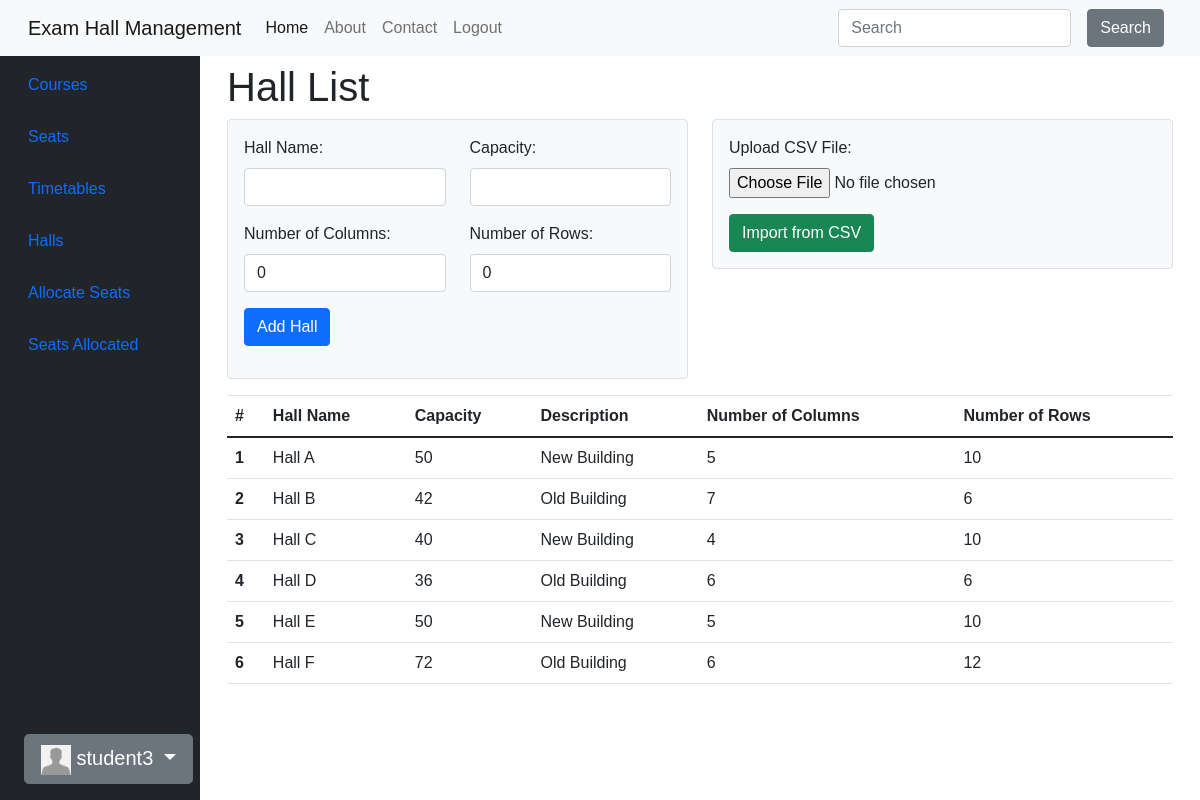
Page /main/halls/ (signed in) on the committed database.
### accounts/models.py (models this page shows, shortened)
class CustomUser(AbstractUser):
    email = models.EmailField(unique=True)
    first_name = models.CharField(max_length=30)
    middle_name = models.CharField(max_length=30, blank=True, null=True)
    last_name = models.CharField(max_length=30)
    date_of_birth = models.DateField(null=True, blank=True)
    user_type = models.CharField(max_length=20, verbose_name="User Type")
    slug = models.SlugField(unique=True, blank=True, null=True)
    objects = CustomUserManager()

class Profile(models.Model):
    user = models.OneToOneField(CustomUser, on_delete=models.CASCADE)
    avatar = models.ImageField(
        default='avatar.jpg', # default avatar
        upload_to='profile_avatars' # dir to store the image
    )

### main/models.py (models this page shows, shortened)
class Hall(models.Model):
    invigilators = models.ManyToManyField('accounts.Invigilator', related_name='halls', blank=True)
    name = models.CharField(max_length=100)
    capacity = models.PositiveIntegerField()
    description = models.CharField(max_length=256)
    courses = models.ManyToManyField('Course')
    num_columns = models.PositiveIntegerField(default=0)
    num_rows = models.PositiveIntegerField(default=0)

### main/views.py (the view, shortened to what this page needs)
# urls.py: path('halls/', HallCreateView.as_view(), name='halls'),
class HallCreateView(View):
    template_name = 'main/halls.html'
    def get(self, request, *args, **kwargs):
        halls = Hall.objects.all()
        form = HallForm()
        return render(request, self.template_name, {'halls': halls, 'form': form})

### main/forms.py
class HallForm(forms.ModelForm):
    invigilators = forms.ModelMultipleChoiceField(
        queryset=CustomUser.objects.all(),
        widget=forms.CheckboxSelectMultiple,
        required=False
    )
    class Meta:
        model = Hall
        fields = ['name', 'capacity', 'description', 'courses',
                  'num_columns', 'num_rows', 'invigilators']
    def __init__(self, *args, **kwargs):
        super(HallForm, self).__init__(*args, **kwargs)
        self.fields['name'].label = 'Hall Name'

### main/templates/main/halls.html (shortened to what this page needs)
{% extends 'main/base.html' %}
{% load widget_tweaks %}
{% block content %}
    <h1>Hall List</h1>
    <div class="row mb-3">
        <div class="col-md-6">
            <div class="form-container bg-light p-3 rounded border">
                <form method="post" enctype="multipart/form-data">
                    <div class="form-group row">
                        <div class="col-md-6">
                            <label for="{{ form.name.id_for_label }}">Hall Name:</label>
                            {{ form.name|add_class:"form-control" }}
                        </div>
                        <div class="col-md-6">
                            <label for="{{ form.capacity.id_for_label }}">Capacity:</label>
                            {{ form.capacity|add_class:"form-control" }}
                        </div>
                        <div class="col-md-6 mt-3">
                            <label for="{{ form.num_columns.id_for_label }}">Number of Columns:</label>
                            {{ form.num_columns|add_class:"form-control" }}
                        </div>
                        <div class="col-md-6 mt-3">
                            <label for="{{ form.num_rows.id_for_label }}">Number of Rows:</label>
                            {{ form.num_rows|add_class:"form-control" }}
                        </div>
                        <div class="col-md-12 mt-3">
                            <button type="submit" class="btn btn-primary">Add Hall</button>
                        </div>
                    </div>
                </form>
            </div>
        </div>
        <div class="col-md-6">
            <div class="form-container bg-light p-3 rounded border">
                <form method="post" enctype="multipart/form-data">
                    <div class="form-group">
                        <label for="csv_file">Upload CSV File:</label>
                        <input class="form-control-file" type="file" name="csv_file" required>
                    </div>
                    <div class="mt-3">
                        <button type="submit" class="btn btn-success">Import from CSV</button>
                    </div>
                </form>
            </div>
        </div>
    </div>
    <table class="table">
        <thead>
            <tr>
                <th scope="col">#</th>
                <th scope="col">Hall Name</th>
                <th scope="col">Capacity</th>
                <th scope="col">Description</th>
                <th scope="col">Number of Columns</th>
                <th scope="col">Number of Rows</th>
            </tr>
        </thead>
        <tbody>
            {% for hall in halls %}
                <tr>
                    <th scope="row">{{ forloop.counter }}</th>
                    <td>{{ hall.name }}</td>
                    <td>{{ hall.capacity }}</td>
                    <td>{{ hall.description }}</td>
                    <td>{{ hall.num_columns }}</td>
                    <td>{{ hall.num_rows }}</td>
                </tr>
            {% endfor %}
        </tbody>
    </table>
{% endblock %}

### main/templates/main/base.html (shortened to what this page needs)
<!DOCTYPE html>
<html lang="en">
<head>
    <link rel="stylesheet" href="https://stackpath.bootstrapcdn.com/bootstrap/4.5.2/css/bootstrap.min.css">
    <link href="https://cdn.jsdelivr.net/npm/bootstrap@5.0.2/dist/css/bootstrap.min.css" rel="stylesheet">
    <link rel="stylesheet" href="https://cdnjs.cloudflare.com/ajax/libs/font-awesome/5.15.1/css/all.min.css">
    <link href="https://cdn.jsdelivr.net/npm/bootstrap@5.0.2/dist/css/bootstrap.min.css" rel="stylesheet">
</head>
<body>
    <nav class="navbar navbar-expand-lg navbar-light bg-light fixed-top">
        <div class="container-fluid">
            <a class="navbar-brand" href="{% url 'index' %}">Exam Hall Management</a>
            <div class="collapse navbar-collapse" id="navbarColor04">
                <ul class="navbar-nav me-auto">
                    <li class="nav-item">
                        <a class="nav-link active" href="{% url 'index' %}">Home</a>
                    </li>
                    <li class="nav-item">
                        <a class="nav-link" href="{% url 'about' %}">About</a>
                    </li>
                    <li class="nav-item">
                        <a class="nav-link" href="{% url 'contact' %}">Contact</a>
                    </li>
                    {% if user.is_authenticated %}
                    <li class="nav-item">
                        <a class="nav-link" href="{% url 'accounts:logout' %}">Logout</a>
                    </li>
                    {% endif %}
                </ul>
                <form class="d-flex">
                    <input class="form-control me-sm-2" type="search" placeholder="Search">
                    <button class="btn btn-secondary mx-2 my-2 my-sm-0" type="submit">Search</button>
                </form>
            </div>
        </div>
    </nav>
    <div class="container-fluid">
        <div class="row flex-nowrap">
            <div class="col-auto col-md-3 col-xl-2 px-sm-2 px-0 bg-dark" #sidebar>
                <div class="d-flex flex-column align-items-center align-items-sm-start px-3 pt-2 text-white min-vh-100">
                    <ul class="nav nav-pills flex-column mb-sm-auto mb-0 align-items-center align-items-sm-start mt-5" id="menu">
                        <li>
                            <a href="{% url 'main:courses' %}" class="nav-link px-0 align-middle">
                             <span class="ms-1 d-none d-sm-inline">Courses</span></a>
                        </li>
                        <li>
                            <a href="{% url 'main:seats' %}" class="nav-link px-0 align-middle">
                             <span class="ms-1 d-none d-sm-inline">Seats</span></a>
                        </li>
                        <li>
                            <a href="{% url 'main:timetables' %}" class="nav-link px-0 align-middle">
                             <span class="ms-1 d-none d-sm-inline">Timetables</span></a>
                        </li>
                        <li>
                            <a href="{% url 'main:halls' %}" class="nav-link px-0 align-middle">
                             <span class="ms-1 d-none d-sm-inline">Halls</span></a>
                        </li>
                        <li>
                            <a href="{% url 'main:allocate' %}" class="nav-link px-0 align-middle">
                                 <span class="ms-1 d-none d-sm-inline">Allocate Seats</span>
                            </a>
                        </li>
                        <li>
                            <a href="{% url 'main:allocated_seats' %}" class="nav-link px-0 align-middle">
                                 <span class="ms-1 d-none d-sm-inline">Seats Allocated</span>
                            </a>
                        </li>
                    </ul>
                    <div class="dropdown">
                        <div class="btn btn-lg btn-secondary dropdown-toggle my-3"
                        type="button" id="dropdownMenuButton1" data-bs-toggle="dropdown" aria-expanded="false">
                            <img src="{{ user.profile.avatar.url }}" width="30" height="30">
                            {{ user.username }}
                        </div>
                    </div>
                </div>
            </div>
            <div class="col my-5">
                <div id="content">
                    {% block content %}{% endblock %}
                </div>
            </div>
        </div>
    </div>
</body>
</html>

### rows in the picture
CustomUser: profile.avatar (placeholder picture), username "student3"
Hall: name "Hall A", capacity "50", description "New Building", num_columns "5", num_rows "10"
Hall: name "Hall B", capacity "42", description "Old Building", num_columns "7", num_rows "6"
Hall: name "Hall C", capacity "40", description "New Building", num_columns "4", num_rows "10"
Hall: name "Hall D", capacity "36", description "Old Building", num_columns "6", num_rows "6"
Hall: name "Hall E", capacity "50", description "New Building", num_columns "5", num_rows "10"
Hall: name "Hall F", capacity "72", description "Old Building", num_columns "6", num_rows "12"
